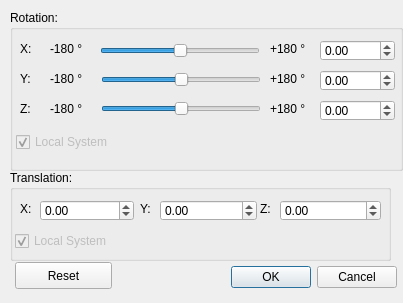
<?xml version="1.0" encoding="UTF-8"?>
<ui version="4.0">
 <class>TransformationDialogUI</class>
 <widget class="QDialog" name="TransformationDialogUI">
  <property name="geometry">
   <rect>
    <x>0</x>
    <y>0</y>
    <width>403</width>
    <height>303</height>
   </rect>
  </property>
  <property name="windowTitle">
   <string>Dialog</string>
  </property>
  <widget class="QDialogButtonBox" name="buttonBox">
   <property name="geometry">
    <rect>
     <x>206</x>
     <y>261</y>
     <width>191</width>
     <height>32</height>
    </rect>
   </property>
   <property name="orientation">
    <enum>Qt::Horizontal</enum>
   </property>
   <property name="standardButtons">
    <set>QDialogButtonBox::Cancel|QDialogButtonBox::Ok</set>
   </property>
  </widget>
  <widget class="QGroupBox" name="groupBoxRotation">
   <property name="geometry">
    <rect>
     <x>10</x>
     <y>10</y>
     <width>393</width>
     <height>161</height>
    </rect>
   </property>
   <property name="title">
    <string>Rotation:</string>
   </property>
   <property name="flat">
    <bool>false</bool>
   </property>
   <property name="checkable">
    <bool>false</bool>
   </property>
   <widget class="QSlider" name="sliderXRot">
    <property name="geometry">
     <rect>
      <x>90</x>
      <y>26</y>
      <width>160</width>
      <height>29</height>
     </rect>
    </property>
    <property name="minimum">
     <number>-18000000</number>
    </property>
    <property name="maximum">
     <number>18000000</number>
    </property>
    <property name="tracking">
     <bool>true</bool>
    </property>
    <property name="orientation">
     <enum>Qt::Horizontal</enum>
    </property>
    <property name="invertedAppearance">
     <bool>false</bool>
    </property>
    <property name="invertedControls">
     <bool>false</bool>
    </property>
    <property name="tickPosition">
     <enum>QSlider::NoTicks</enum>
    </property>
    <property name="tickInterval">
     <number>10</number>
    </property>
   </widget>
   <widget class="QLabel" name="label">
    <property name="geometry">
     <rect>
      <x>10</x>
      <y>30</y>
      <width>21</width>
      <height>17</height>
     </rect>
    </property>
    <property name="text">
     <string>X:</string>
    </property>
   </widget>
   <widget class="QLabel" name="label_2">
    <property name="geometry">
     <rect>
      <x>40</x>
      <y>30</y>
      <width>41</width>
      <height>17</height>
     </rect>
    </property>
    <property name="text">
     <string>-180 °</string>
    </property>
   </widget>
   <widget class="QLabel" name="label_3">
    <property name="geometry">
     <rect>
      <x>260</x>
      <y>30</y>
      <width>41</width>
      <height>17</height>
     </rect>
    </property>
    <property name="text">
     <string>+180 °</string>
    </property>
   </widget>
   <widget class="QDoubleSpinBox" name="spinBoxXRot">
    <property name="geometry">
     <rect>
      <x>310</x>
      <y>30</y>
      <width>75</width>
      <height>21</height>
     </rect>
    </property>
    <property name="minimum">
     <double>-180.000000000000000</double>
    </property>
    <property name="maximum">
     <double>180.000000000000000</double>
    </property>
    <property name="singleStep">
     <double>0.010000000000000</double>
    </property>
   </widget>
   <widget class="QLabel" name="label_6">
    <property name="geometry">
     <rect>
      <x>40</x>
      <y>60</y>
      <width>41</width>
      <height>17</height>
     </rect>
    </property>
    <property name="text">
     <string>-180 °</string>
    </property>
   </widget>
   <widget class="QLabel" name="label_4">
    <property name="geometry">
     <rect>
      <x>260</x>
      <y>60</y>
      <width>41</width>
      <height>17</height>
     </rect>
    </property>
    <property name="text">
     <string>+180 °</string>
    </property>
   </widget>
   <widget class="QDoubleSpinBox" name="spinBoxYRot">
    <property name="geometry">
     <rect>
      <x>310</x>
      <y>60</y>
      <width>75</width>
      <height>21</height>
     </rect>
    </property>
    <property name="minimum">
     <double>-180.000000000000000</double>
    </property>
    <property name="maximum">
     <double>180.000000000000000</double>
    </property>
    <property name="singleStep">
     <double>0.100000000000000</double>
    </property>
   </widget>
   <widget class="QLabel" name="label_5">
    <property name="geometry">
     <rect>
      <x>10</x>
      <y>60</y>
      <width>16</width>
      <height>17</height>
     </rect>
    </property>
    <property name="text">
     <string>Y:</string>
    </property>
   </widget>
   <widget class="QSlider" name="sliderYRot">
    <property name="geometry">
     <rect>
      <x>91</x>
      <y>55</y>
      <width>160</width>
      <height>29</height>
     </rect>
    </property>
    <property name="minimum">
     <number>-18000000</number>
    </property>
    <property name="maximum">
     <number>18000000</number>
    </property>
    <property name="tracking">
     <bool>false</bool>
    </property>
    <property name="orientation">
     <enum>Qt::Horizontal</enum>
    </property>
    <property name="invertedAppearance">
     <bool>false</bool>
    </property>
    <property name="invertedControls">
     <bool>false</bool>
    </property>
    <property name="tickPosition">
     <enum>QSlider::NoTicks</enum>
    </property>
    <property name="tickInterval">
     <number>10</number>
    </property>
   </widget>
   <widget class="QLabel" name="label_7">
    <property name="geometry">
     <rect>
      <x>260</x>
      <y>90</y>
      <width>41</width>
      <height>17</height>
     </rect>
    </property>
    <property name="text">
     <string>+180 °</string>
    </property>
   </widget>
   <widget class="QDoubleSpinBox" name="spinBoxZRot">
    <property name="geometry">
     <rect>
      <x>310</x>
      <y>90</y>
      <width>75</width>
      <height>21</height>
     </rect>
    </property>
    <property name="minimum">
     <double>-180.000000000000000</double>
    </property>
    <property name="maximum">
     <double>180.000000000000000</double>
    </property>
    <property name="singleStep">
     <double>0.100000000000000</double>
    </property>
   </widget>
   <widget class="QLabel" name="label_8">
    <property name="geometry">
     <rect>
      <x>10</x>
      <y>90</y>
      <width>21</width>
      <height>17</height>
     </rect>
    </property>
    <property name="text">
     <string>Z:</string>
    </property>
   </widget>
   <widget class="QSlider" name="sliderZRot">
    <property name="geometry">
     <rect>
      <x>91</x>
      <y>84</y>
      <width>160</width>
      <height>29</height>
     </rect>
    </property>
    <property name="minimum">
     <number>-18000000</number>
    </property>
    <property name="maximum">
     <number>18000000</number>
    </property>
    <property name="tracking">
     <bool>false</bool>
    </property>
    <property name="orientation">
     <enum>Qt::Horizontal</enum>
    </property>
    <property name="invertedAppearance">
     <bool>false</bool>
    </property>
    <property name="invertedControls">
     <bool>false</bool>
    </property>
    <property name="tickPosition">
     <enum>QSlider::NoTicks</enum>
    </property>
    <property name="tickInterval">
     <number>10</number>
    </property>
   </widget>
   <widget class="QLabel" name="label_9">
    <property name="geometry">
     <rect>
      <x>40</x>
      <y>90</y>
      <width>41</width>
      <height>17</height>
     </rect>
    </property>
    <property name="text">
     <string>-180 °</string>
    </property>
   </widget>
   <widget class="QCheckBox" name="checkBoxRotLocal">
    <property name="enabled">
     <bool>false</bool>
    </property>
    <property name="geometry">
     <rect>
      <x>6</x>
      <y>121</y>
      <width>131</width>
      <height>22</height>
     </rect>
    </property>
    <property name="text">
     <string>Local System</string>
    </property>
    <property name="checked">
     <bool>true</bool>
    </property>
   </widget>
  </widget>
  <widget class="QGroupBox" name="groupBoxTranslation">
   <property name="geometry">
    <rect>
     <x>10</x>
     <y>170</y>
     <width>381</width>
     <height>91</height>
    </rect>
   </property>
   <property name="title">
    <string>Translation:</string>
   </property>
   <widget class="QLabel" name="label_10">
    <property name="geometry">
     <rect>
      <x>10</x>
      <y>30</y>
      <width>21</width>
      <height>17</height>
     </rect>
    </property>
    <property name="text">
     <string>X:</string>
    </property>
   </widget>
   <widget class="QDoubleSpinBox" name="spinBoxXTrans">
    <property name="geometry">
     <rect>
      <x>30</x>
      <y>30</y>
      <width>94</width>
      <height>21</height>
     </rect>
    </property>
    <property name="minimum">
     <double>-1000000.000000000000000</double>
    </property>
    <property name="maximum">
     <double>1000000.000000000000000</double>
    </property>
    <property name="singleStep">
     <double>0.010000000000000</double>
    </property>
   </widget>
   <widget class="QLabel" name="label_11">
    <property name="geometry">
     <rect>
      <x>130</x>
      <y>30</y>
      <width>21</width>
      <height>17</height>
     </rect>
    </property>
    <property name="text">
     <string>Y:</string>
    </property>
   </widget>
   <widget class="QLabel" name="label_12">
    <property name="geometry">
     <rect>
      <x>250</x>
      <y>30</y>
      <width>21</width>
      <height>17</height>
     </rect>
    </property>
    <property name="text">
     <string>Z:</string>
    </property>
   </widget>
   <widget class="QCheckBox" name="checkBoxTransLocal">
    <property name="enabled">
     <bool>false</bool>
    </property>
    <property name="geometry">
     <rect>
      <x>5</x>
      <y>60</y>
      <width>131</width>
      <height>22</height>
     </rect>
    </property>
    <property name="text">
     <string>Local System</string>
    </property>
    <property name="checked">
     <bool>true</bool>
    </property>
   </widget>
   <widget class="QDoubleSpinBox" name="spinBoxYTrans">
    <property name="geometry">
     <rect>
      <x>150</x>
      <y>30</y>
      <width>97</width>
      <height>21</height>
     </rect>
    </property>
    <property name="minimum">
     <double>-1000000.000000000000000</double>
    </property>
    <property name="maximum">
     <double>1000000.000000000000000</double>
    </property>
    <property name="singleStep">
     <double>0.010000000000000</double>
    </property>
   </widget>
   <widget class="QDoubleSpinBox" name="spinBoxZTrans">
    <property name="geometry">
     <rect>
      <x>270</x>
      <y>30</y>
      <width>101</width>
      <height>21</height>
     </rect>
    </property>
    <property name="minimum">
     <double>-1000000.000000000000000</double>
    </property>
    <property name="maximum">
     <double>1000000.000000000000000</double>
    </property>
    <property name="singleStep">
     <double>0.010000000000000</double>
    </property>
   </widget>
  </widget>
  <widget class="QPushButton" name="buttonReset">
   <property name="geometry">
    <rect>
     <x>15</x>
     <y>262</y>
     <width>97</width>
     <height>27</height>
    </rect>
   </property>
   <property name="text">
    <string>Reset</string>
   </property>
  </widget>
 </widget>
 <resources/>
 <connections>
  <connection>
   <sender>buttonBox</sender>
   <signal>accepted()</signal>
   <receiver>TransformationDialogUI</receiver>
   <slot>accept()</slot>
   <hints>
    <hint type="sourcelabel">
     <x>248</x>
     <y>254</y>
    </hint>
    <hint type="destinationlabel">
     <x>157</x>
     <y>274</y>
    </hint>
   </hints>
  </connection>
  <connection>
   <sender>buttonBox</sender>
   <signal>rejected()</signal>
   <receiver>TransformationDialogUI</receiver>
   <slot>reject()</slot>
   <hints>
    <hint type="sourcelabel">
     <x>316</x>
     <y>260</y>
    </hint>
    <hint type="destinationlabel">
     <x>286</x>
     <y>274</y>
    </hint>
   </hints>
  </connection>
 </connections>
 <designerdata>
  <property name="gridDeltaX">
   <number>10</number>
  </property>
  <property name="gridDeltaY">
   <number>10</number>
  </property>
  <property name="gridSnapX">
   <bool>false</bool>
  </property>
  <property name="gridSnapY">
   <bool>false</bool>
  </property>
  <property name="gridVisible">
   <bool>true</bool>
  </property>
 </designerdata>
</ui>
